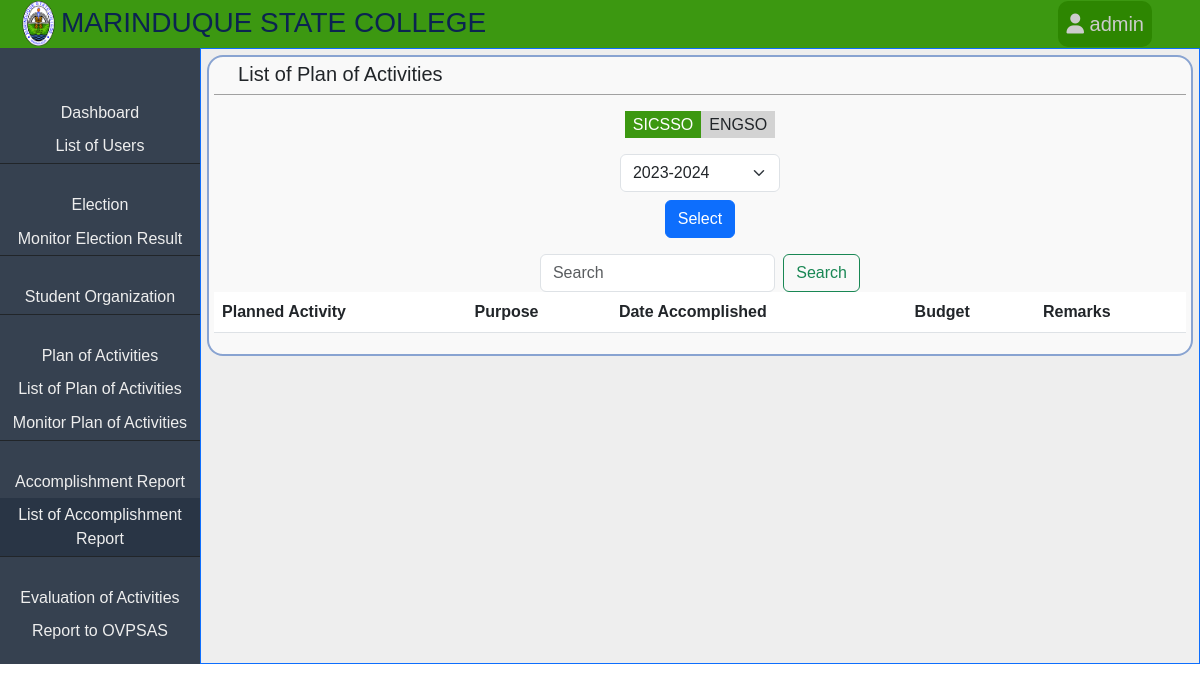
The page /admin/admin-list-of-accomplishment-report.php?activeStudentOrg=SICSSO&schoolYear=2023-2024 (signed in) on the database as committed earlier.
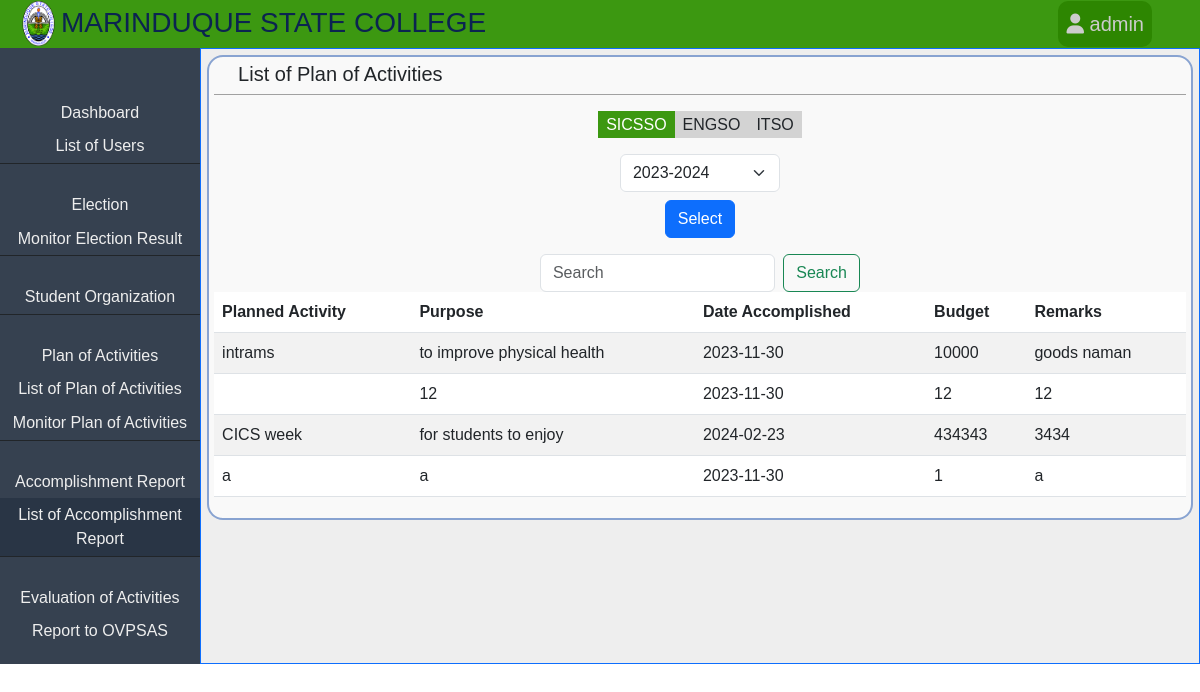
The same page on the database as committed later.
### tables this page shows
CREATE TABLE `accomplishment_reports` (
  `id` int(11) NOT NULL,
  `planned_activity` varchar(50) NOT NULL,
  `purpose` varchar(100) NOT NULL,
  `date_accomplished` varchar(50) NOT NULL,
  `budget` varchar(50) NOT NULL,
  `liquidations` varchar(100) NOT NULL,
  `remarks` varchar(100) NOT NULL,
  `venue` varchar(100) DEFAULT NULL,
  `sponsors` varchar(100) DEFAULT NULL,
  `nature_of_activity` varchar(100) DEFAULT NULL,
  `beneficiaries` varchar(100) DEFAULT NULL,
  `target_output` varchar(100) DEFAULT NULL,
  `name_of_org` varchar(50) NOT NULL,
  `date_submitted` varchar(50) DEFAULT NULL,
  `school_year` varchar(50) DEFAULT NULL,
  `status` varchar(50) NOT NULL DEFAULT 'draft'
);

### classes/database.php (called while the page is built, shortened)
<?php
class database
{
  private $servername = 'localhost';
  private $username = 'root';
  private $password = '';
  private $dbname = 'etrack';
  public $mysqli = '';
  public function __construct()
  {
    $this->mysqli = new mysqli($this->servername, $this->username, $this->password, $this->dbname);
  }
  public function select($table, $rows = '*', $where = array(), $operator = 'AND')
  {
    $args = array();
    foreach ($where as $key => $value) {
      if (is_int($value)) {
        $args[] = "$key = $value";
      } else {
        $args[] = "$key = '$value'";
      }
    }
    $sql = "SELECT $rows FROM $table WHERE " . implode(" $operator ", $args);
    return $this->mysqli->query($sql);
  }
  public function selectDistinct($table, $rows = '*', $where = array(), $operator = 'AND', $order = "")
  {
    if (empty($where)) {
      $sql = "SELECT DISTINCT $rows FROM $table";
      return $this->mysqli->query($sql);
    }
    $args = array();
    foreach ($where as $key => $value) {
      if (is_int($value)) {
        $args[] = "$key = $value";
      } else {
        $args[] = "$key = '$value'";
      }
    }
    $sql = "SELECT DISTINCT $rows FROM $table WHERE " . implode(" $operator ", $args);
    return $this->mysqli->query($sql);
  }
}

### classes/user.php (called while the page is built, shortened)
<?php
  class User {
    public static function returnValueGet($name_of_get) {
      if(isset($_GET["$name_of_get"])) {
        return $_GET["$name_of_get"];
      }
    }
  }

### admin/admin-list-of-accomplishment-report.php (the view, shortened to what the changed rows need)
<?php
include '../classes/database.php';
include '../classes/user.php';
$admin = new database();
?>
<!DOCTYPE html>
<html lang="en">
<head>
  <link rel="stylesheet" href="../css/bootstrap/bootstrap.css?<?php echo time(); ?>">
  <link rel="stylesheet" href="../css/admin.css?<?php echo time(); ?>">
</head>
<body>
  <div class="body">
    <div class="page-content">
      <div class="content border border-primary">
        <div class="content-container">
          <nav class="org-list-nav">
            <ul>
              <?php
              $result = $admin->selectDistinct('student_org', 'name_of_org');
              while ($row = mysqli_fetch_assoc($result)) {
              ?>
                <li id="<?php echo $row['name_of_org']; ?>" onclick="window.location.href = 'admin-list-of-accomplishment-report.php?activeStudentOrg=<?php echo $row['name_of_org'] ?>';"><?php echo $row['name_of_org']; ?></li>
              <?php } ?>
            </ul>
          </nav>
          <div class="table-responsive">
            <table class="table table-striped table-hover">
              <thead>
                <tr>
                  <th>Planned Activity</th>
                  <th>Purpose</th>
                  <th>Date Accomplished</th>
                  <th>Budget</th>
                  <th>Remarks</th>
                </tr>
              </thead>
              <tbody>
                <?php
                  $school_year2 = User::returnValueGet('schoolYear');
                  if(!isset($_GET['search'])) {
                    $accomplishment_reports = $admin->select('accomplishment_reports', '*', ['name_of_org'=>User::returnValueGet('activeStudentOrg'), 'status'=>'accomplished', 'school_year'=>$school_year2]);
                  } else if (isset($_GET['search'])) {
                    if($_GET['search'] == "") {
                      $accomplishment_reports = $admin->select('accomplishment_reports', '*', ['name_of_org'=>User::returnValueGet('activeStudentOrg'), 'status'=>'accomplished', 'school_year'=>$school_year2]);
                    }
                  }
                  while ($row = mysqli_fetch_assoc($accomplishment_reports)) {
                ?>
                <tr>
                  <td><?php echo $row['planned_activity']; ?></td>
                  <td><?php echo $row['purpose']; ?></td>
                  <td><?php echo $row['date_accomplished']; ?></td>
                  <td><?php echo $row['budget']; ?></td>
                  <td><?php echo $row['remarks']; ?></td>
                </tr>
                <?php } ?>
              </tbody>
            </table>
          </div>
        </div>
      </div>
    </div>
  </div>
</body>
</html>

Rows that differ between the two databases and show on the page:
added accomplishment_reports: planned_activity "intrams", purpose "to improve physical health", date_accomplished "2023-11-30", budget "10000", remarks "goods naman"
added accomplishment_reports: purpose "12", date_accomplished "2023-11-30", budget "12", remarks "12"
added accomplishment_reports: planned_activity "CICS week", purpose "for students to enjoy", date_accomplished "2024-02-23", budget "434343", remarks "3434"
added accomplishment_reports: planned_activity "a", purpose "a", date_accomplished "2023-11-30", budget "1", remarks "a"
Other text that changed with them:
new list line: "ITSO"
